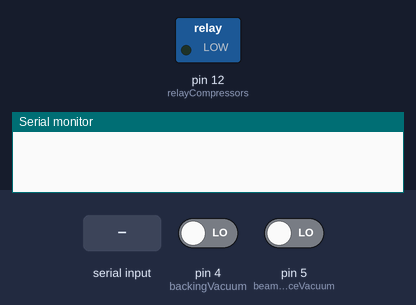
The sketch below on a simulated Arduino Uno, built with avr-gcc and run on an emulated ATmega328P. On the bench: switched loads named in the sketch (green lamp = pin HIGH), the last lines printed to the serial monitor. The test bench sets the inputs (shaded band); at power-on: pin 4 (backingVacuum) LOW, pin 5 (beamsourceVacuum) LOW.

Above: at 1.2 s.
1.3 s: pin 4 (backingVacuum) driven HIGH
At 2.5 s:
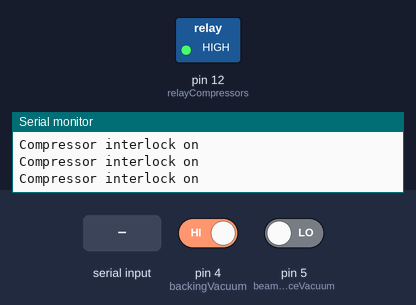
2.8 s: "I\n" received over Serial
5.8 s: byte 73 ('I') received over Serial
8.8 s: byte 82 ('R') received over Serial
11.8 s: byte 105 ('i') received over Serial
14.8 s: byte 63 ('?') received over Serial
Timing chart, 0 to 17.3 s (numbered marks = the images above; inputs shaded):
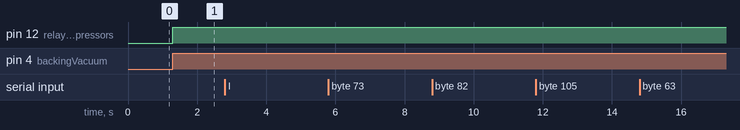

Measured:
- after the input at 1.3 s, pin 12 (relayCompressors): LOW → HIGH at once

The sketch:

RelayCTRL.ino
```cpp
// Pin definitions
const int backingVacuum = 4;
const int beamsourceVacuum = 5;
const int relayCompressors = 12;

// input state definitions
int backingVacuumState = LOW;
int beamsourceVacuumState = LOW;

// relay state definitions
int relayCompressorsState = LOW;

void setup() {
  Serial.begin(9600);

  pinMode(backingVacuum, INPUT);
  pinMode(beamsourceVacuum, INPUT);
  pinMode(relayCompressors, OUTPUT);
}

void loop() {
  backingVacuumState = digitalRead(backingVacuum);
  beamsourceVacuumState = digitalRead(beamsourceVacuum);

  if (beamsourceVacuumState == HIGH) {
    digitalWrite(relayCompressors, HIGH);
    //Serial.print("Compressor interlock on\n");
  }
  else if (backingVacuumState == HIGH) {
    digitalWrite(relayCompressors, HIGH);
    Serial.print("Compressor interlock on\n");
  }
  else {
    digitalWrite(relayCompressors, LOW);
  }
  handleSerial();
}

void printInputState(){
  Serial.print(backingVacuumState);
  Serial.print(",");
  Serial.print(beamsourceVacuumState);
  Serial.print("\n");
}

void printRelayState(){
  Serial.print(digitalRead(relayCompressors));
  Serial.print("\n");
}

void handleSerial() {
  while (Serial.available() > 0) {
    char cmd = Serial.read();
    switch (cmd) {
      case 'I':
       printInputState();
       break;
      case 'R':
       printRelayState();
       break;
      case 'i':
       Serial.print("Relay CTRL Arduino\n");
       break;
      case '?':
       Serial.print("I = input states: backingVacuum, beamsourceVacuum; R = relay states: relayCompressors, i = identification string\n");
       break;
    }
  }
}
```
